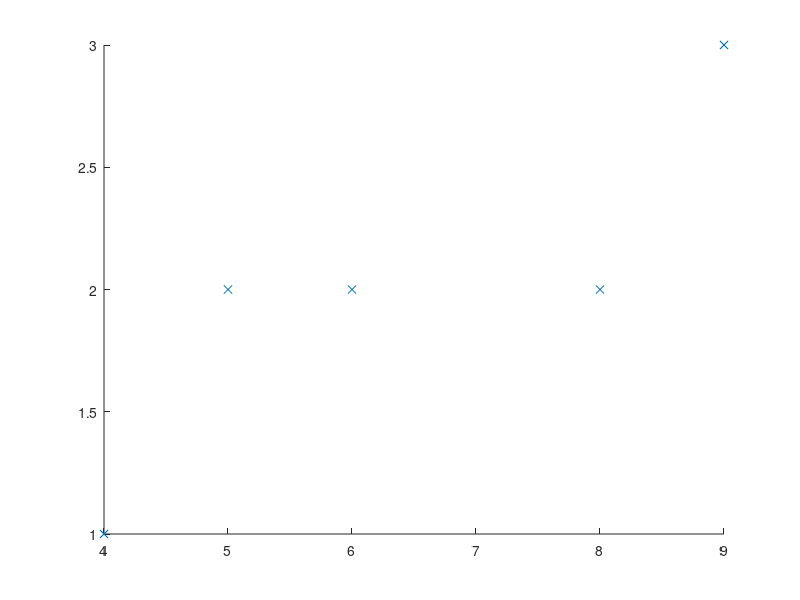

Recreate this plot in MATLAB. (Note: this script raises an error after producing the figure.)

close all;
clear all;

%initialize input data
D=[4 1; 5 2; 6 2;8 2;9 3];
k=3;
n=5;



%plot the data
figure();
hold on; 
plot( D(:,1),D(:,2),'x')


%run interpolation
[CPs, U] = bspline_interpolate(D,k); 

%plot the control points
plot(CPs(:,1),CPs(:,2),'go')

%remove superfluous knots
U = U(2:end-1);

%plot the curve
curve = bsplineCurve(CPs,k,U,40);

plot(curve(:,1),curve(:,2),'r');






